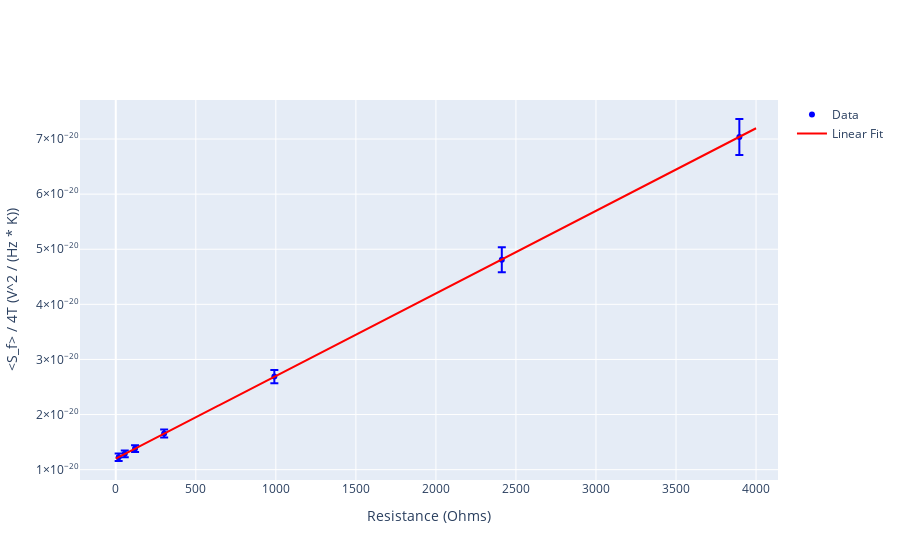
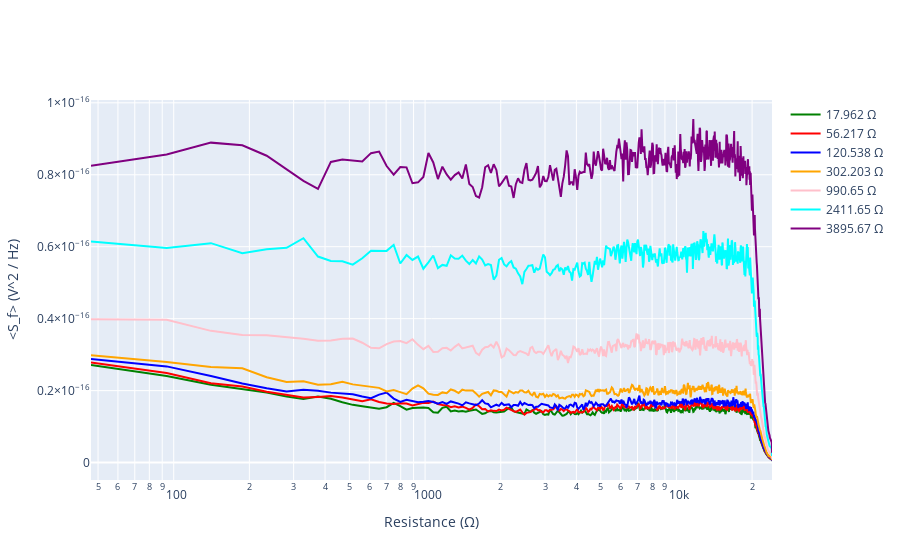

Write notebook code for charts like these, in order.
### Code cell
# Noise data analysis

R_18 = 17.962
R_56 = 56.217
R_120 = 120.538
R_300 = 302.203
R_1k = 990.65
R_2k = 2411.65
R_3_9k = 3895.67

Temp = 298.15
Temp_std = 1.5

fs = 48000

Pden_arr = np.array([])
Pden_std_arr = np.array([])

R_arr = np.array([R_18, R_56, R_120, R_300, R_1k, R_2k, R_3_9k])

def G_std_over_G(f, V_in, R_2):
    return np.sqrt( ( (3E-3 + 0.01 * G_piece_func(f) * V_in) / (G_piece_func(f) * V_in) ) ** 2
                                     + (( v_into_amp(3E-3, cR_1, R_2) + 0.01 * V_in) / V_in) ** 2)

time18, data18 = importWAV('18_Ohm.wav')
time56, data56 = importWAV('56_Ohm.wav')
time120, data120 = importWAV('120_Ohm.wav')
time300, data300 = importWAV('300_Ohm.wav')
time1k, data1k = importWAV('1k_Ohm.wav')
time2k, data2k = importWAV('2k_Ohm.wav')
time3_9k, data3_9k = importWAV('3_9k_Ohm.wav')

v_data18 = data18['right']
v_data56 = data56['right']
v_data120 = data120['right']
v_data300 = data300['right']
v_data1k = data1k['right']
v_data2k = data2k['right']
v_data3_9k = data3_9k['right']

v_data_arr = np.array([v_data18, v_data56, v_data120, v_data300, v_data1k, v_data2k, v_data3_9k])

color_arr = ['green', 'red', 'blue', 'orange', 'pink', 'cyan', 'purple']

fig2 = go.Figure()
fig2.update_layout(
    xaxis_title="Resistance (Ω)",
    yaxis_title="<S_f> (V^2 / Hz)",
    xaxis_type="log"
)

r = 0
for v_dat in v_data_arr:
    f, Pxx_den = signal.welch(v_dat, fs, nperseg=1024)
    f = f[1:].real
    Pxx_den = Pxx_den[1:].real
    Pxx_den = Pxx_den / G_piece_func(f) ** 2 / C_interp(f) ** 2
    f_flat = f[15:420]
    flat_Pxx_den = Pxx_den[15:420]

    fig2.add_trace(go.Scatter(
        x=f, y=Pxx_den,
        name='{} Ω'.format(R_arr[r]),
        mode='lines',
        line=dict(
            color=color_arr[r]
        )
    ))

    data_std = np.sqrt(np.sum((2 * flat_Pxx_den * np.sqrt((3 / 40) ** 2
                      + G_std_over_G(f_flat, v_into_amp(50E-3, cR_1, R_arr[r]), R_arr[r]) ** 2)) ** 2)).real / len(flat_Pxx_den)
    Pden_std_arr = np.append(Pden_std_arr, np.sqrt(np.std(flat_Pxx_den) ** 2 + data_std ** 2))
    Pden_arr = np.append(Pden_arr, np.mean(flat_Pxx_den).real)
    r += 1

def lin_func(x, a, b):
    return a*x + b

def quad_func(x, a, b, c):
    return a*x**2 + b*x + c

kb_slope_arr = Pden_arr / (4 * Temp)
kb_slope_std_arr = Pden_arr / (4 * Temp) * np.sqrt((Pden_std_arr / Pden_arr) ** 2 + (Temp_std / Temp) ** 2)

params_lin, cov_lin = curve_fit(lin_func, R_arr, kb_slope_arr, sigma=kb_slope_std_arr)
p_lin_err = np.sqrt(np.diag(cov_lin))

params_quad, cov_quad = curve_fit(quad_func, R_arr, kb_slope_arr, sigma=kb_slope_std_arr)
p_quad_err = np.sqrt(np.diag(cov_quad))

R_space = np.linspace(0, 4000, 1000)

fig1 = go.Figure()
fig1.add_trace(go.Scatter(
    x=R_arr, y=kb_slope_arr,
    error_y=dict(
        type='data',
        array=kb_slope_std_arr,
        color='blue'
    ),
    name='Data', 
    mode='markers',
    marker=dict(
        color='blue'
    )
))

fig1.add_trace(go.Scatter(
    x=R_space, y=lin_func(R_space, *params_lin),
    name='Linear Fit',
    mode='lines',
    line=dict(
        color='red'
    )
))

fig1.update_layout(
    xaxis_title='Resistance (Ohms)',
    yaxis_title='<S_f> / 4T (V^2 / (Hz * K))'
)

fig1.show()
fig1.write_image('S vs R plot.pdf')
fig2.show()
fig2.write_image('PSD per R.png')

print('Lin param: {} +/- {} , Const param: {} +/- {}'.format(params_lin[0], p_lin_err[0], params_lin[1], p_lin_err[1]))
print('Quad param: {} +/- {} , Lin param: {} +/- {} , Const param: {} +/- {}'.format(params_quad[0], p_quad_err[0], params_quad[1],
                                                                                     p_quad_err[1], params_quad[2], p_quad_err[2]))

### Figure 1 — Plotly figure (JSON) as saved in the notebook; plotly's stock layout.template omitted (floating-point values rounded to 4 significant figures; data arrays with more than 128 entries replaced by an {"elided": "..."} marker saying what was removed)
{"data": [{"error_y": {"array": [6.794e-22, 6.218e-22, 6.17e-22, 7.445e-22, 1.202e-21, 2.283e-21, 3.263e-21], "color": "blue", "type": "data"}, "marker": {"color": "blue"}, "mode": "markers", "name": "Data", "type": "scatter", "x": [17.96, 56.22, 120.5, 302.2, 990.6, 2412.0, 3896.0], "y": [1.225e-20, 1.287e-20, 1.382e-20, 1.656e-20, 2.69e-20, 4.809e-20, 7.037e-20]}, {"line": {"color": "red"}, "mode": "lines", "name": "Linear Fit", "type": "scatter", "x": {"elided": "1000 float values"}, "y": {"elided": "1000 float values"}}], "layout": {"xaxis": {"title": {"text": "Resistance (Ohms)"}}, "yaxis": {"title": {"text": "<S_f> / 4T (V^2 / (Hz * K))"}}}}

### Figure 2 — Plotly figure (JSON) as saved in the notebook; plotly's stock layout.template omitted (floating-point values rounded to 4 significant figures; data arrays with more than 128 entries replaced by an {"elided": "..."} marker saying what was removed)
{"data": [{"line": {"color": "green"}, "mode": "lines", "name": "17.962 Ω", "type": "scatter", "x": {"elided": "512 float values"}, "y": {"elided": "512 float values"}}, {"line": {"color": "red"}, "mode": "lines", "name": "56.217 Ω", "type": "scatter", "x": {"elided": "512 float values"}, "y": {"elided": "512 float values"}}, {"line": {"color": "blue"}, "mode": "lines", "name": "120.538 Ω", "type": "scatter", "x": {"elided": "512 float values"}, "y": {"elided": "512 float values"}}, {"line": {"color": "orange"}, "mode": "lines", "name": "302.203 Ω", "type": "scatter", "x": {"elided": "512 float values"}, "y": {"elided": "512 float values"}}, {"line": {"color": "pink"}, "mode": "lines", "name": "990.65 Ω", "type": "scatter", "x": {"elided": "512 float values"}, "y": {"elided": "512 float values"}}, {"line": {"color": "cyan"}, "mode": "lines", "name": "2411.65 Ω", "type": "scatter", "x": {"elided": "512 float values"}, "y": {"elided": "512 float values"}}, {"line": {"color": "purple"}, "mode": "lines", "name": "3895.67 Ω", "type": "scatter", "x": {"elided": "512 float values"}, "y": {"elided": "512 float values"}}], "layout": {"xaxis": {"title": {"text": "Resistance (Ω)"}, "type": "log"}, "yaxis": {"title": {"text": "<S_f> (V^2 / Hz)"}}}}
